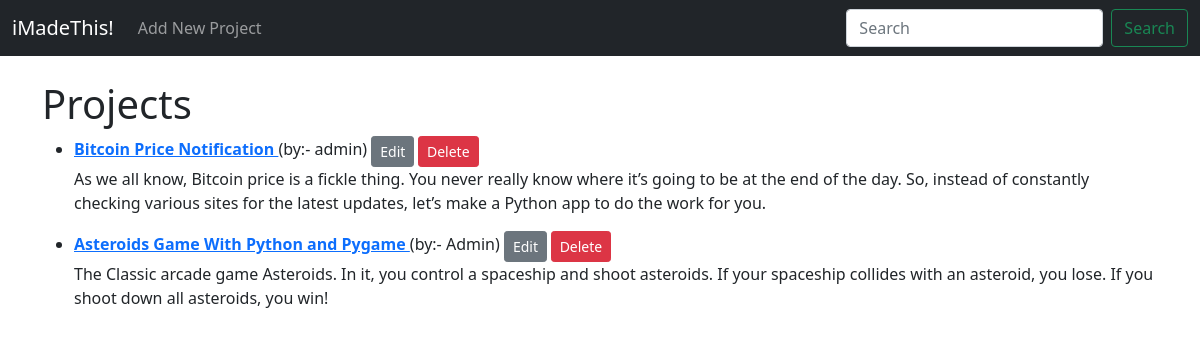
Before: / with the older database file.
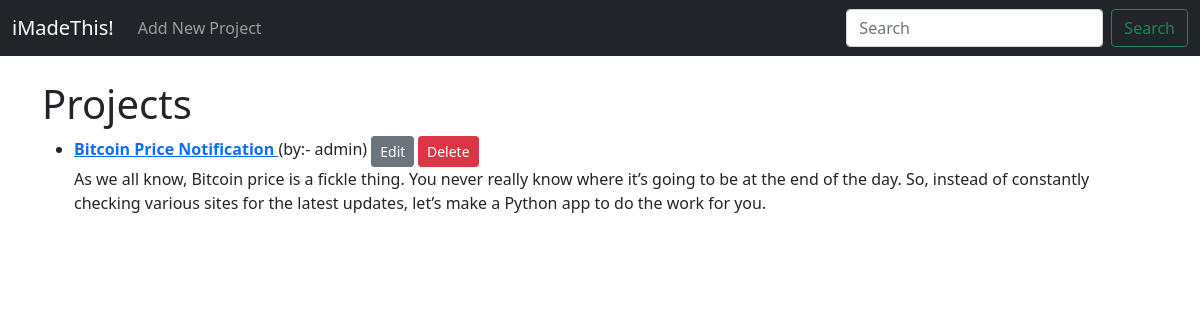
After: the same page with the newer database file.
### website/models.py (models this page shows, shortened)
class Project(models.Model):
    name = models.CharField(max_length=256)
    made_by = models.ForeignKey(
        User, on_delete=models.CASCADE, related_name="project_owner"
    )
    description = models.TextField()
    link = models.URLField(max_length=256)

### website/views.py (the view)
# urls.py: path("", IndexPage.as_view(), name="index_page"),
class IndexPage(ListView):
    model = Project
    template_name = "website/index.html"

### website/templates/website/index.html
{% extends "website/layout.html" %}
{% block body %}
<h1>Projects</h1>
<ul>
    {% for project in object_list %}
    <li>
        <a href="{% url 'project_details_page' project.pk %}">
            <strong>
                {{ project.name }}
            </strong>
        </a>
        (by:- {{ project.made_by }})
        <small>
            <a href="{% url 'edit_project_details_page' project.pk %}" class="btn btn-sm btn-secondary">Edit</a>
            <a href="{% url 'delete_project_page' project.pk %}" class="btn btn-sm btn-danger">Delete</a>
        </small>
        <p>
            {{ project.description }}
        </p>
    </li>
    {% endfor %}
</ul>
{% endblock %}

### website/templates/website/layout.html (shortened to what this page needs)
{% load static %}
<!DOCTYPE html>
<html>
    <head>
        <link rel="stylesheet" href="{% static 'website/styles.css' %}">
        <link href="https://cdn.jsdelivr.net/npm/bootstrap@5.0.2/dist/css/bootstrap.min.css" rel="stylesheet"
>
    </head>
    <body>
        <nav class="navbar navbar-expand-lg navbar-dark bg-dark">
            <div class="container-fluid">
                <a class="navbar-brand" href="{% url 'index_page' %}">iMadeThis!</a>
                <div class="collapse navbar-collapse" id="navbarSupportedContent">
                    <ul class="navbar-nav me-auto mb-2 mb-lg-0">
                        <li class="nav-item">
                            <a class="nav-link" href="{% url 'new_project_page' %}">Add New Project</a>
                        </li>
                    </ul>
                    <form class="d-flex">
                        <input class="form-control me-2" type="search" placeholder="Search" aria-label="Search">
                        <button class="btn btn-outline-success" type="submit">Search</button>
                    </form>
                </div>
            </div>
        </nav>
        <br>
        <div class="container">
            {% block body %}
            {% endblock %}
        </div>
    </body>
</html>

Changed rows visible on the page:
removed Project: name "Asteroids Game With Python and Pygame", made_by "Admin", description "The Classic arcade game Asteroids. In it, you control a spaceship and shoot asteroids. If your spaceship collides with an asteroid, you lose. If you shoot down all asteroids, you win!"
